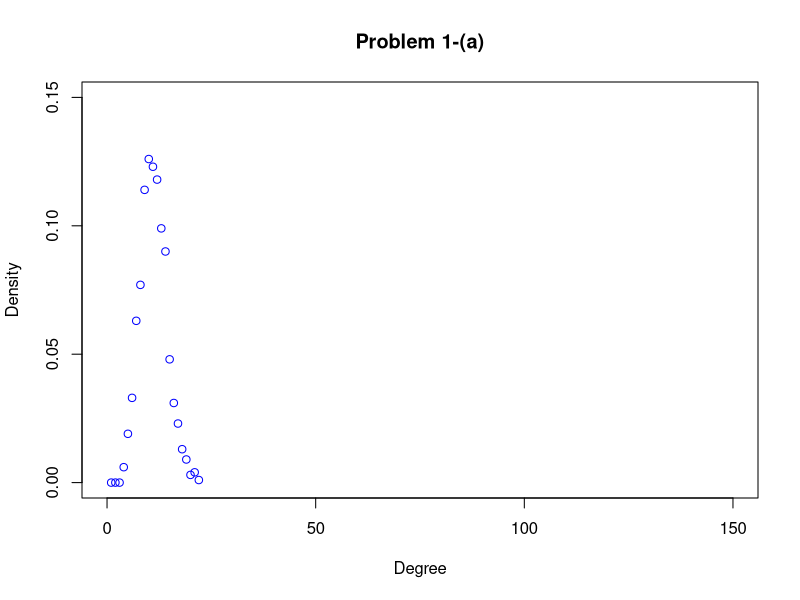
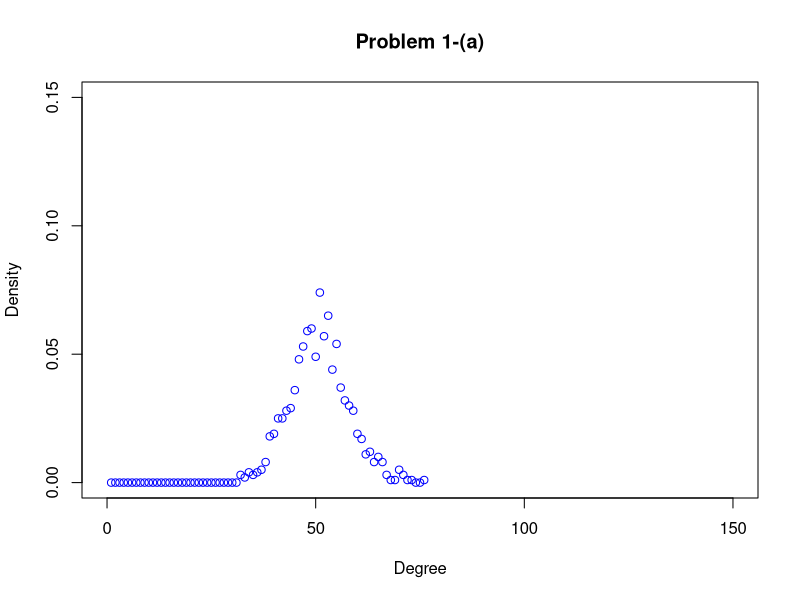
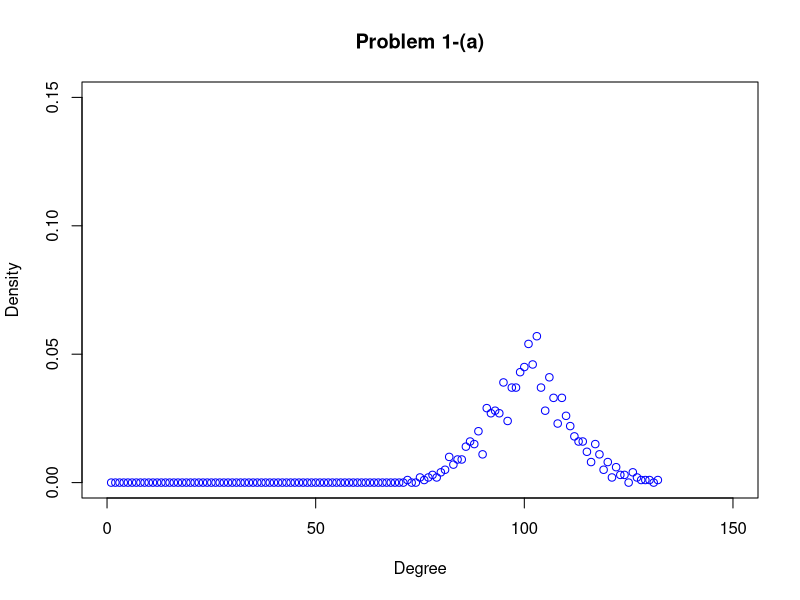

Reproduce these figures in R, in order.
#######################################################
# EE232E Homework 1
# 	Kyeong Ho Moon (104617357)
# 	Duckha Hwang   ()
# April 13, 2016
#######################################################

#######################################################
##### 0. load data
library(igraph)

#######################################################
##### 1(a) and (b)
n = 1000 # number of nodes
p_vec = c(0.01, 0.05, 0.1) # vector of the probability for drawing an edge between two arbitrary vertices

for (p in p_vec) {
	#g_1a <- erdos.renyi.game(n, p, type=c("gnp"), directed = FALSE)
	g_1a <- random.graph.game(n, p, directed=FALSE)
	print(is.connected(g_1a))
	
	deg.dist = degree_distribution(g_1a)
	plot(deg.dist, xlab="Degree", ylab="Density", main="Problem 1-(a)", col="blue", xlim=c(0,150), ylim=c(0,0.15))
	print(diameter(g_1a, directed=FALSE,unconnected=))
	
	cat ("Press [enter] to continue")
	line <- readline()
	}

#######################################################
##### 1(c)
n = 1000
n_loop = 1000
store_temp = c()

for (i in 1:n_loop) {
	p = 0.01
	flag = 0
	while (flag == 0) {
		p = p - 0.00001
		g_1c <- random.graph.game(n, p, directed=FALSE)
		if (is.connected(g_1c)==FALSE) {
			flag <- 1
			store_temp <- append(store_temp, p)
		}
	}
}
print(mean(store_temp))



